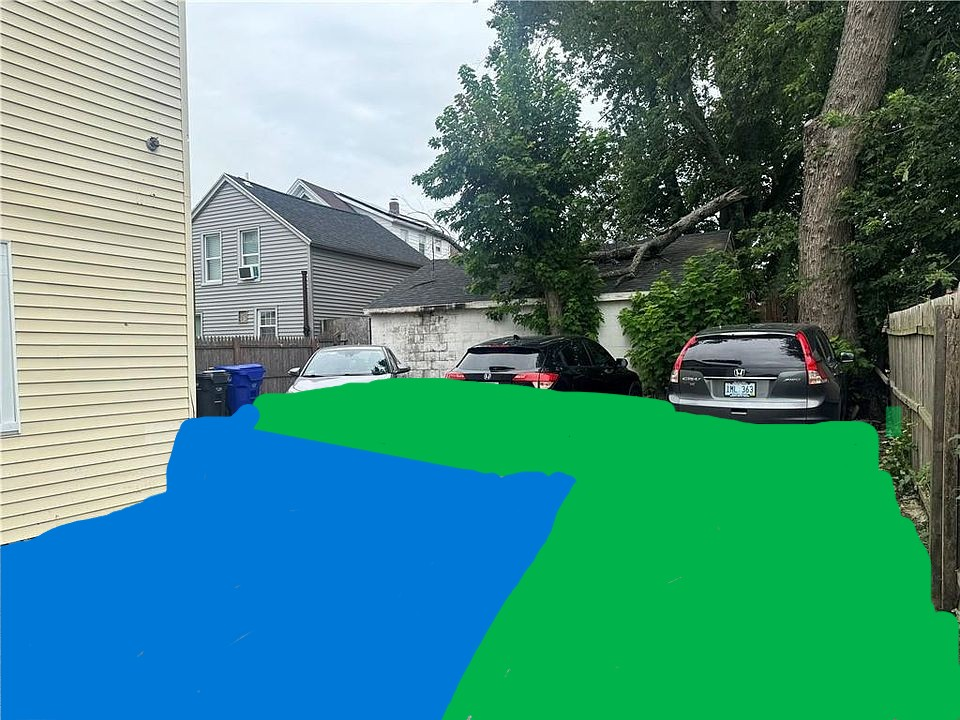
#> input picture dataset/masks/1.png, 960 x 720 px; its folder holds only this picture in this run
$ python clean_masks.py
#> lines starting #> are read from the running program, lines starting #| are printed output that depends on the picture; after the words box and inside, x2 and y2 are one past the last pixel; in counts of white or black regions, pixels touching at a corner belong together
import os
import numpy as np
from PIL import Image

MASK_DIR = "dataset/masks"
OUT_DIR = "dataset/masks_clean"

os.makedirs(OUT_DIR, exist_ok=True)

for name in os.listdir(MASK_DIR):
    if not name.lower().endswith(".png"):
        continue

    mask = np.array(Image.open(os.path.join(MASK_DIR, name)))
#> mask is the input picture: shape (720, 960, 3); mean R, G, B 75.2, 139.8, 130.2

    clean = np.zeros_like(mask)

    # Blue channel dominant → path
    blue = mask[:,:,2] > 128
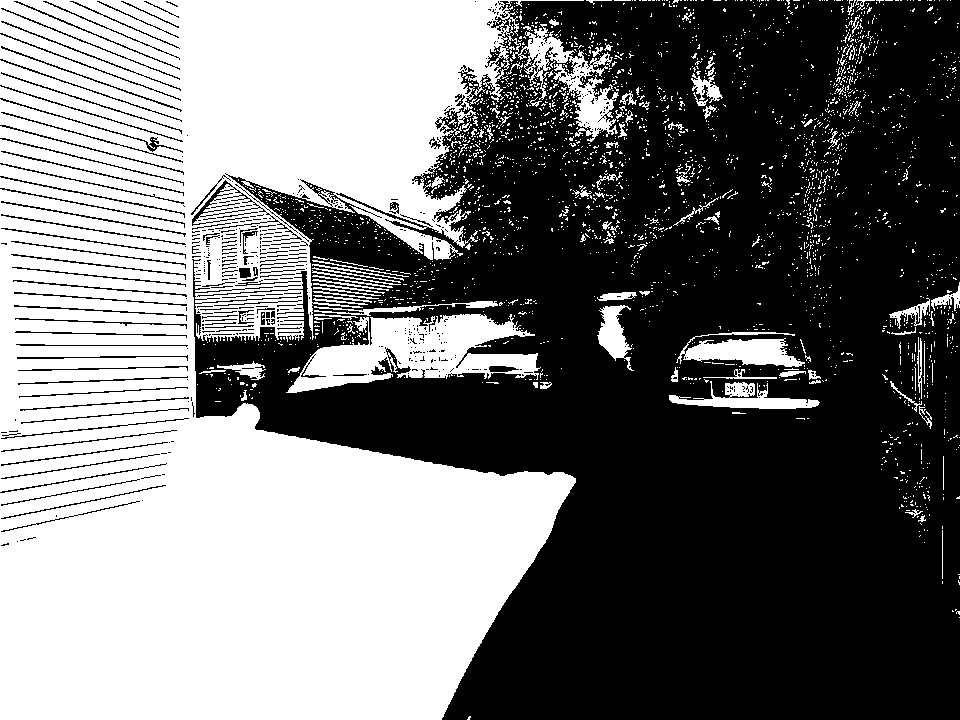
#> blue: shape (720, 960) bool; 46% white; 2662 white regions (2544 under 20 px), largest, box (x1, y1, x2, y2) and area: (0, 0, 619, 720) 287109, (286, 314, 541, 393) 10286, (676, 332, 805, 367) 2452
    clean[blue] = [0, 0, 255]

    # Green channel dominant → parkable
    green = mask[:,:,1] > 128
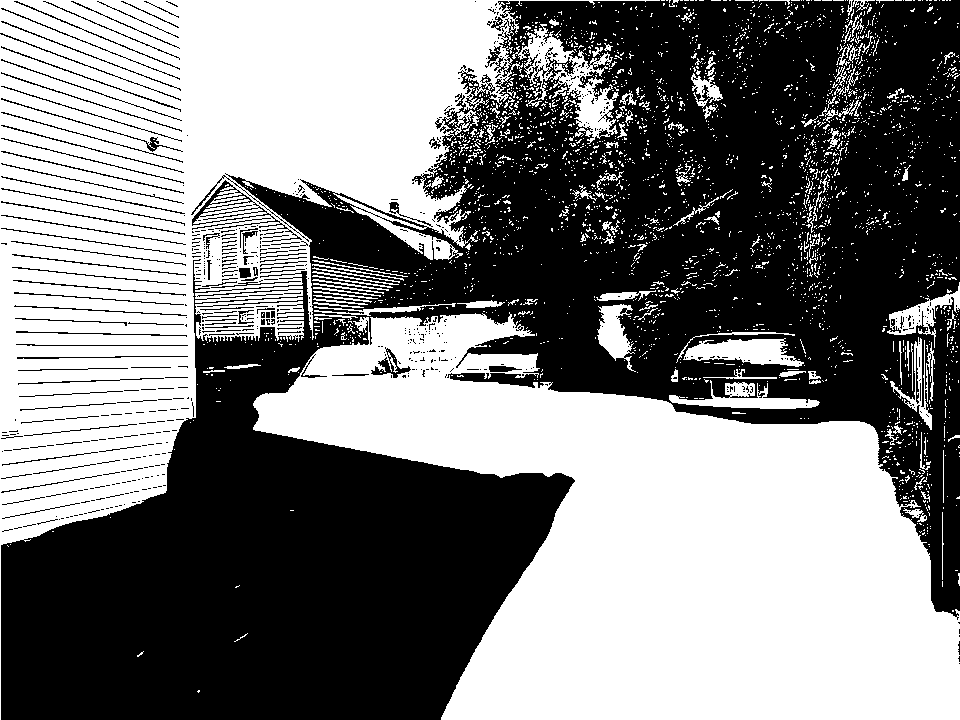
#> green: shape (720, 960) bool; 49.9% white; 2868 white regions (2718 under 20 px), largest, box (x1, y1, x2, y2) and area: (253, 312, 960, 720) 157843, (0, 0, 660, 720) 154831, (512, 24, 619, 144) 3874
    clean[green] = [0, 255, 0]

    # Everything else → black
    Image.fromarray(clean).save(os.path.join(OUT_DIR, name))
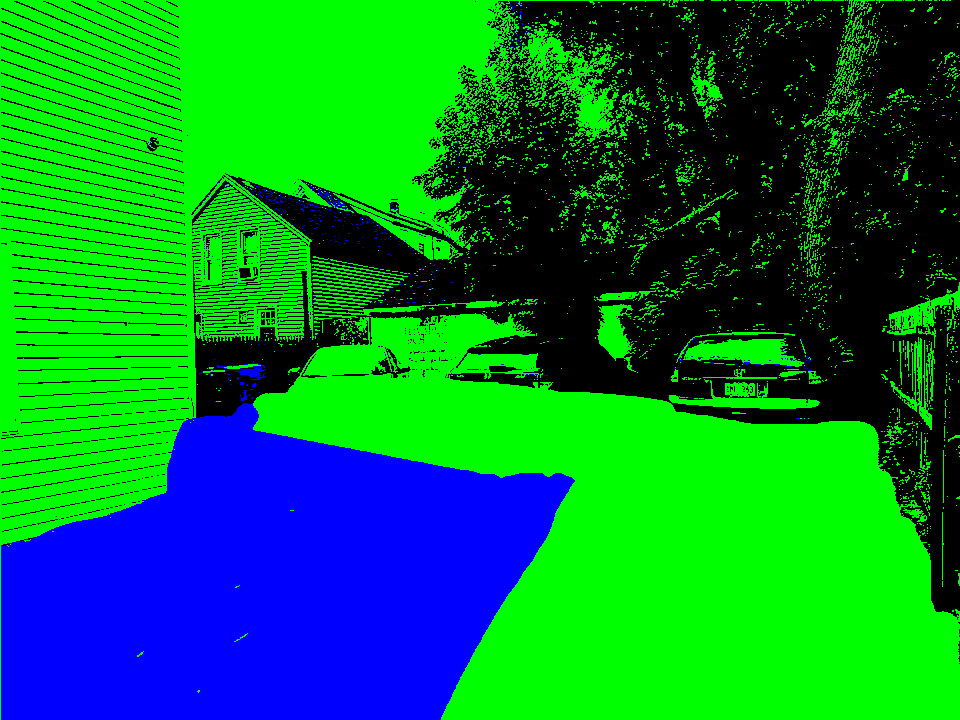
#> saved as 1.png: PIL image 960x720 RGB; mean R, G, B 0, 127.1, 47.5

print("Mask cleaning complete")

$ run again, on dataset/masks/13.png
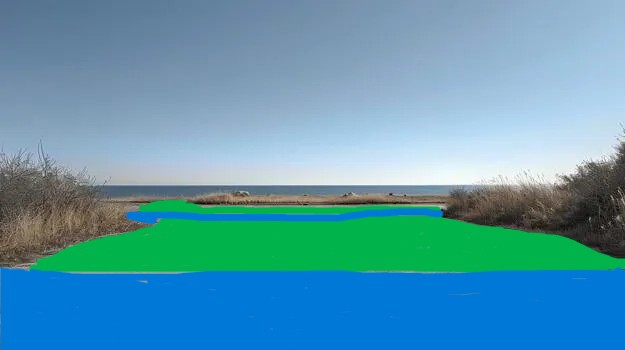
#> input picture dataset/masks/13.png, 625 x 350 px
#> mask is the input picture: shape (350, 625, 3); mean R, G, B 89, 153.1, 174.1
#> `blue = mask[:,:,2] > 128`:
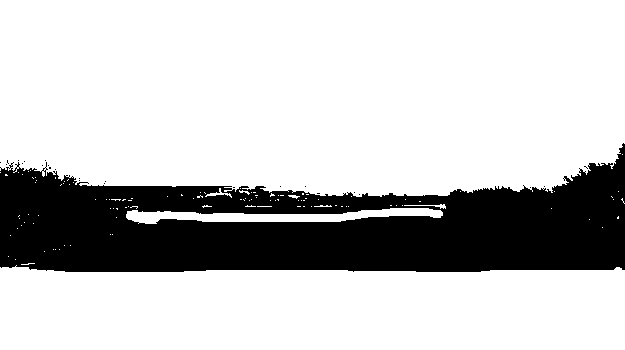
#> blue: shape (350, 625) bool; 77.1% white; 25 black regions (24 under 20 px), largest, box (x1, y1, x2, y2) and area: (0, 143, 625, 272) 50063
#> green: shape (350, 625) bool; 63.7% white; 51 black regions (49 under 20 px), largest, box (x1, y1, x2, y2) and area: (0, 144, 625, 350) 73066, (0, 0, 192, 51) 6159
#> `Image.fromarray(clean).save(os.path.join(OUT_DIR, name))`:
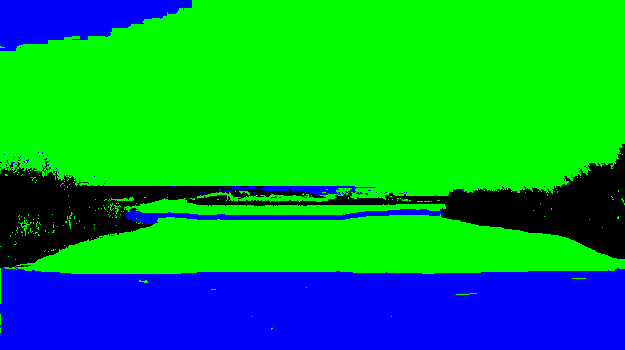
#> saved as 13.png: PIL image 625x350 RGB; mean R, G, B 0, 162.5, 66.7

$ run again, on dataset/masks/14.png
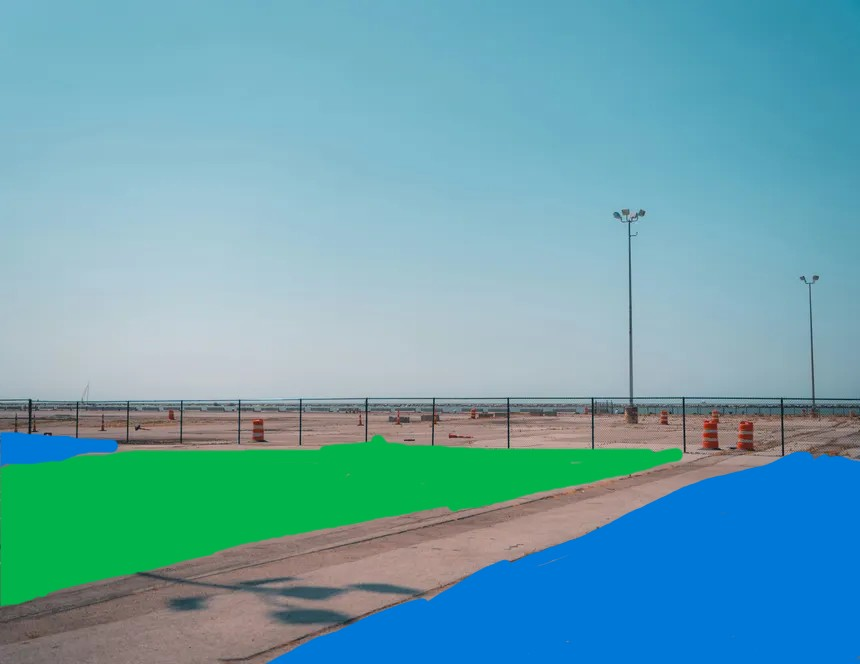
#> input picture dataset/masks/14.png, 860 x 664 px
#> mask is the input picture: shape (664, 860, 3); mean R, G, B 105.1, 164.1, 175
#> `blue = mask[:,:,2] > 128`:
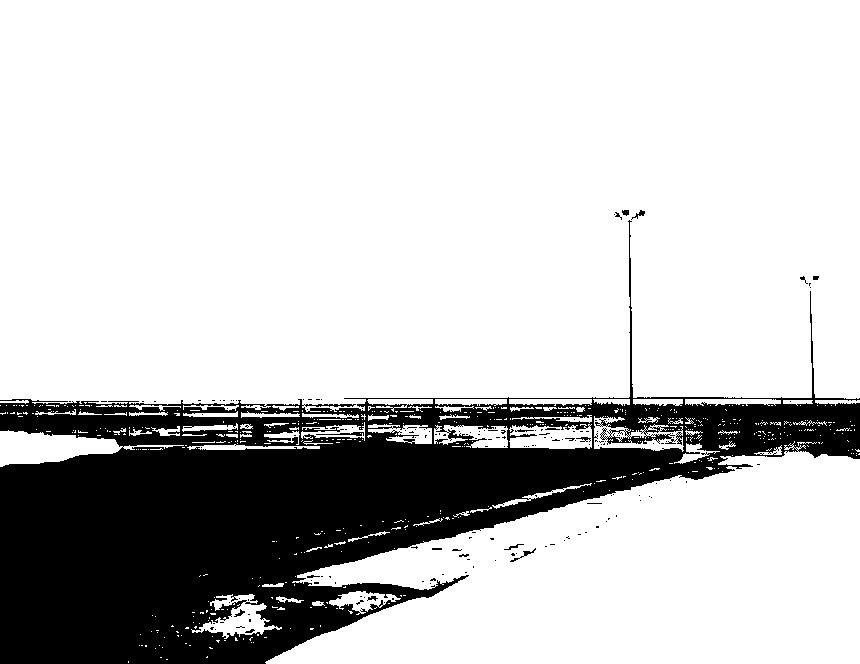
#> blue: shape (664, 860) bool; 78.4% white; 171 black regions (153 under 20 px), largest, box (x1, y1, x2, y2) and area: (0, 220, 860, 664) 122152, (316, 432, 364, 436) 86, (510, 548, 536, 562) 62
#> green: shape (664, 860) bool; 76.4% white; 237 black regions (221 under 20 px), largest, box (x1, y1, x2, y2) and area: (0, 210, 860, 664) 133855, (619, 436, 668, 444) 106, (448, 433, 474, 439) 81
#> `Image.fromarray(clean).save(os.path.join(OUT_DIR, name))`:
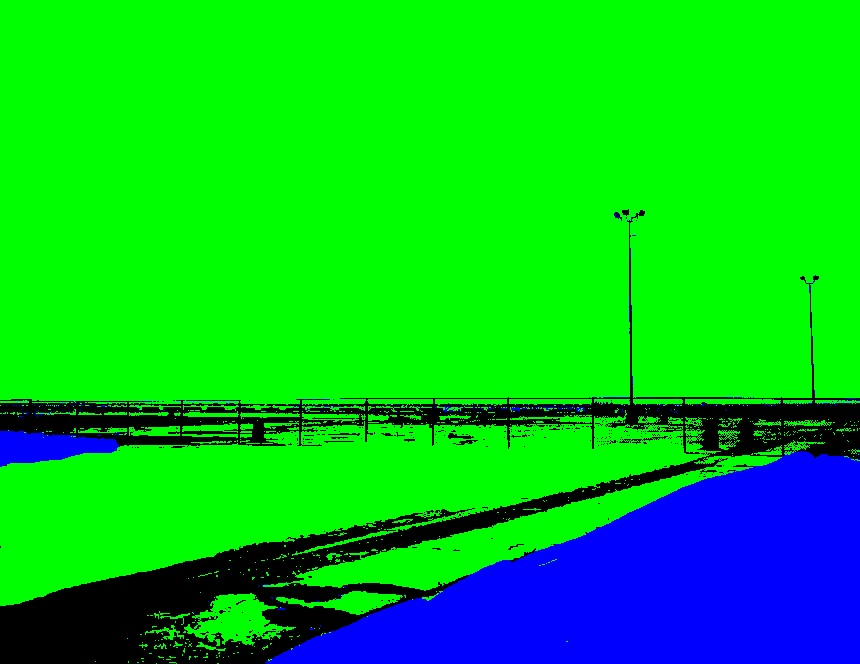
#> saved as 14.png: PIL image 860x664 RGB; mean R, G, B 0, 194.7, 33.9

$ run again, on dataset/masks/15.png
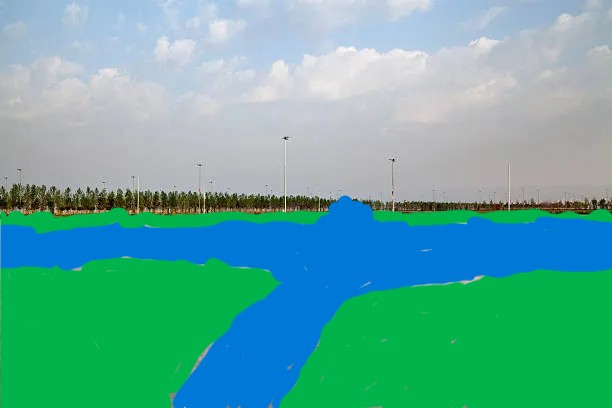
#> input picture dataset/masks/15.png, 612 x 408 px
#> mask is the input picture: shape (408, 612, 3); mean R, G, B 92.8, 171.2, 158.9
#> `blue = mask[:,:,2] > 128`:
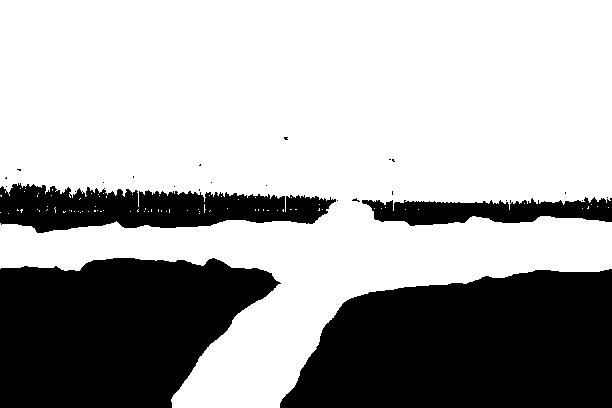
#> blue: shape (408, 612) bool; 66.1% white; 25 black regions (21 under 20 px), largest, box (x1, y1, x2, y2) and area: (280, 269, 612, 408) 37634, (0, 258, 281, 408) 32019, (0, 183, 336, 233) 10455, (362, 197, 612, 226) 4574
#> green: shape (408, 612) bool; 79.9% white; 33 black regions (26 under 20 px), largest, box (x1, y1, x2, y2) and area: (1, 196, 612, 408) 42298, (0, 183, 138, 218) 2835, (205, 192, 285, 215) 1250
#> `Image.fromarray(clean).save(os.path.join(OUT_DIR, name))`:
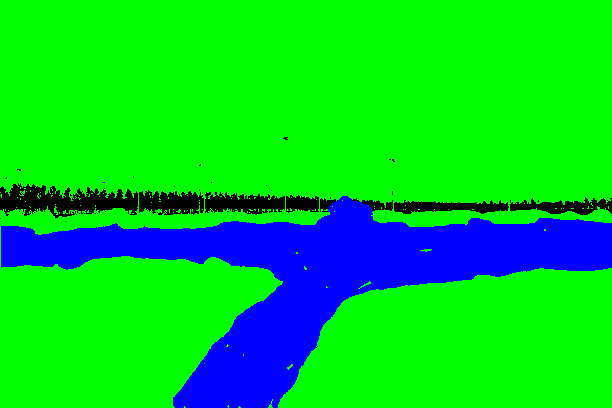
#> saved as 15.png: PIL image 612x408 RGB; mean R, G, B 0, 203.8, 42.8

$ run again, on dataset/masks/10.png
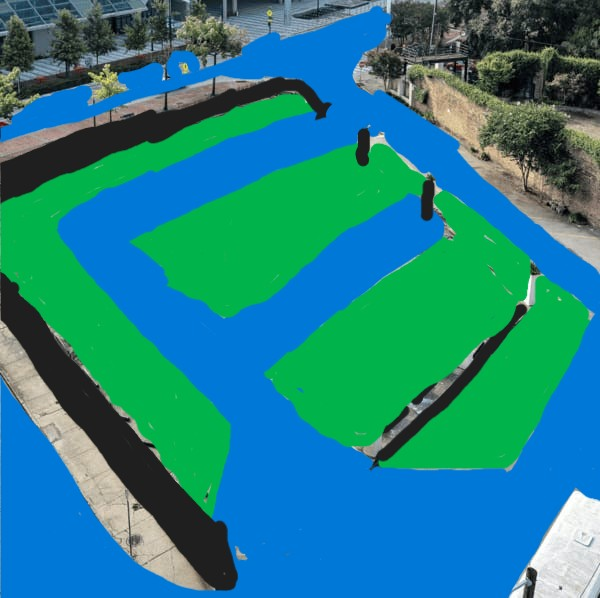
#> input picture dataset/masks/10.png, 600 x 598 px
#> mask is the input picture: shape (598, 600, 3); mean R, G, B 30.9, 129.2, 134.8
#> `blue = mask[:,:,2] > 128`:
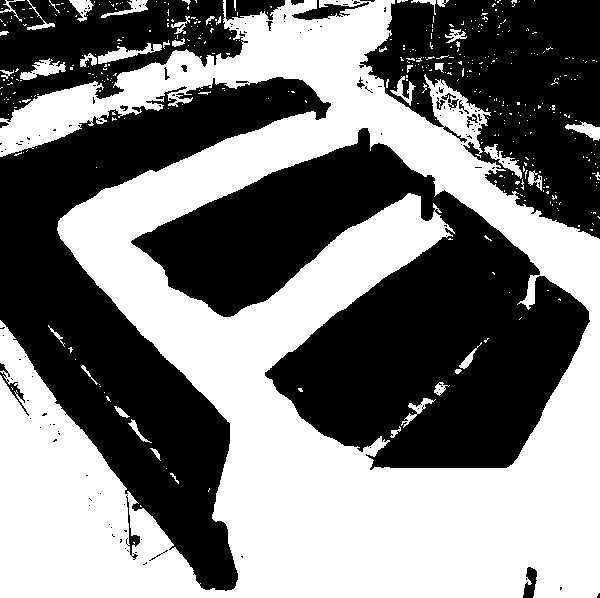
#> blue: shape (598, 600) bool; 49% white; 423 white regions (381 under 20 px), largest, box (x1, y1, x2, y2) and area: (0, 0, 600, 598) 169822, (98, 43, 162, 64) 483, (20, 58, 66, 80) 460
#> green: shape (598, 600) bool; 40.1% white; 402 white regions (330 under 20 px), largest, box (x1, y1, x2, y2) and area: (263, 181, 595, 472) 49282, (0, 94, 313, 518) 32149, (129, 131, 433, 319) 24945
#> `Image.fromarray(clean).save(os.path.join(OUT_DIR, name))`:
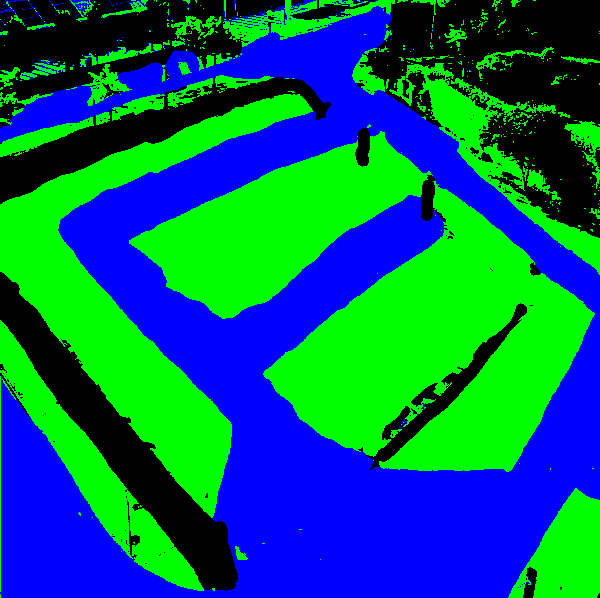
#> saved as 10.png: PIL image 600x598 RGB; mean R, G, B 0, 102.2, 98.7
